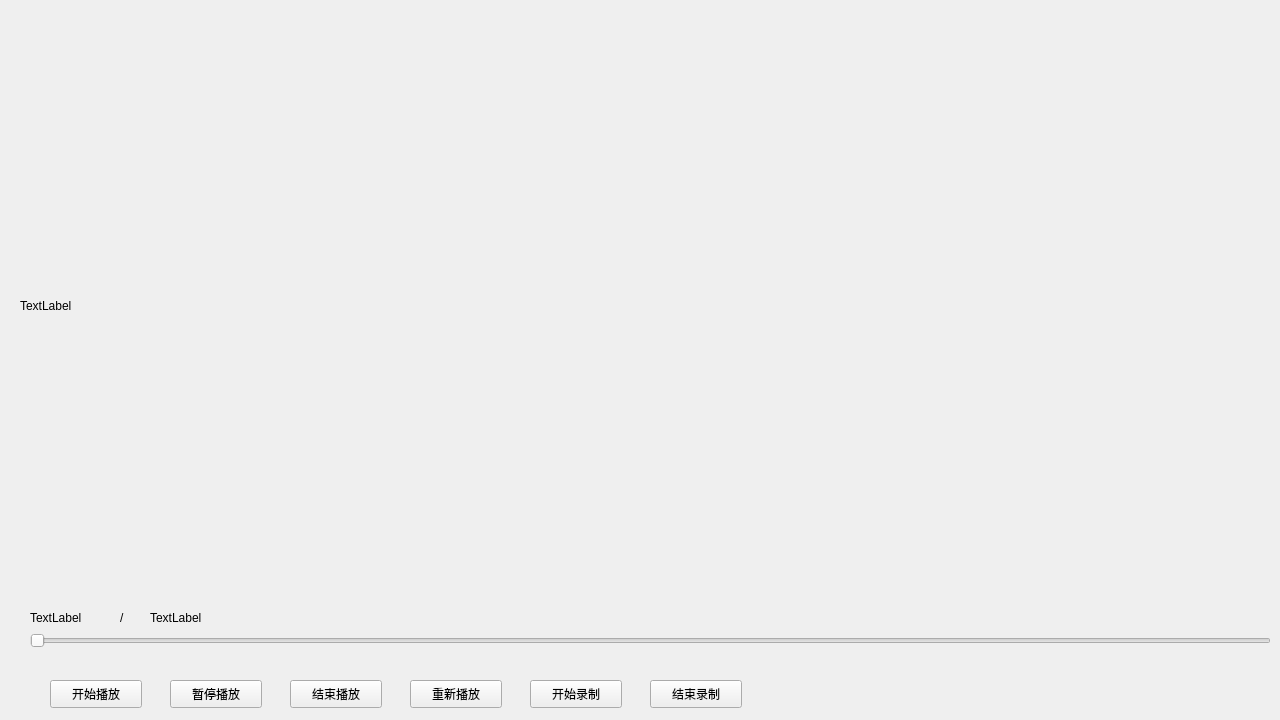
<?xml version="1.0" encoding="UTF-8"?>
<ui version="4.0">
 <class>PlayerWidget</class>
 <widget class="QWidget" name="PlayerWidget">
  <property name="geometry">
   <rect>
    <x>0</x>
    <y>0</y>
    <width>1280</width>
    <height>720</height>
   </rect>
  </property>
  <property name="windowTitle">
   <string>PlayerWidget</string>
  </property>
  <widget class="QLabel" name="playFrame">
   <property name="geometry">
    <rect>
     <x>20</x>
     <y>10</y>
     <width>1241</width>
     <height>591</height>
    </rect>
   </property>
   <property name="text">
    <string>TextLabel</string>
   </property>
  </widget>
  <widget class="QSlider" name="horizontalSlider">
   <property name="geometry">
    <rect>
     <x>30</x>
     <y>630</y>
     <width>1241</width>
     <height>22</height>
    </rect>
   </property>
   <property name="orientation">
    <enum>Qt::Horizontal</enum>
   </property>
  </widget>
  <widget class="QLabel" name="nowFrame">
   <property name="geometry">
    <rect>
     <x>30</x>
     <y>610</y>
     <width>72</width>
     <height>15</height>
    </rect>
   </property>
   <property name="text">
    <string>TextLabel</string>
   </property>
  </widget>
  <widget class="QLabel" name="label_3">
   <property name="geometry">
    <rect>
     <x>120</x>
     <y>610</y>
     <width>72</width>
     <height>15</height>
    </rect>
   </property>
   <property name="text">
    <string>/</string>
   </property>
  </widget>
  <widget class="QLabel" name="totalFrame">
   <property name="geometry">
    <rect>
     <x>150</x>
     <y>610</y>
     <width>72</width>
     <height>15</height>
    </rect>
   </property>
   <property name="text">
    <string>TextLabel</string>
   </property>
  </widget>
  <widget class="QPushButton" name="playButton">
   <property name="geometry">
    <rect>
     <x>50</x>
     <y>680</y>
     <width>92</width>
     <height>28</height>
    </rect>
   </property>
   <property name="text">
    <string>开始播放</string>
   </property>
  </widget>
  <widget class="QPushButton" name="stopButton">
   <property name="geometry">
    <rect>
     <x>170</x>
     <y>680</y>
     <width>92</width>
     <height>28</height>
    </rect>
   </property>
   <property name="text">
    <string>暂停播放</string>
   </property>
  </widget>
  <widget class="QPushButton" name="endButton">
   <property name="geometry">
    <rect>
     <x>290</x>
     <y>680</y>
     <width>92</width>
     <height>28</height>
    </rect>
   </property>
   <property name="text">
    <string>结束播放</string>
   </property>
  </widget>
  <widget class="QPushButton" name="restartButton">
   <property name="geometry">
    <rect>
     <x>410</x>
     <y>680</y>
     <width>92</width>
     <height>28</height>
    </rect>
   </property>
   <property name="text">
    <string>重新播放</string>
   </property>
  </widget>
  <widget class="QPushButton" name="recordButton">
   <property name="geometry">
    <rect>
     <x>530</x>
     <y>680</y>
     <width>92</width>
     <height>28</height>
    </rect>
   </property>
   <property name="text">
    <string>开始录制</string>
   </property>
  </widget>
  <widget class="QPushButton" name="finishRecordButton">
   <property name="geometry">
    <rect>
     <x>650</x>
     <y>680</y>
     <width>92</width>
     <height>28</height>
    </rect>
   </property>
   <property name="text">
    <string>结束录制</string>
   </property>
  </widget>
 </widget>
 <layoutdefault spacing="6" margin="11"/>
 <resources/>
 <connections/>
</ui>
